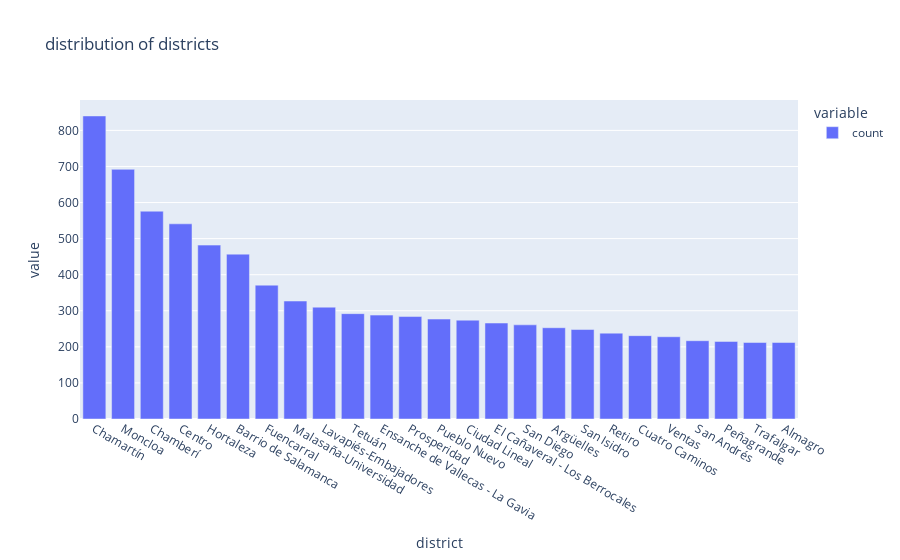

Notebook cell for this chart:
### Code cell
px.bar(data_frame = my_data['district'].value_counts().head(25) , title = 'distribution of districts')

### Figure 1 — Plotly figure (JSON) as saved in the notebook; plotly's stock layout.template omitted (floating-point values rounded to 4 significant figures)
{"data": [{"alignmentgroup": "True", "hovertemplate": "variable=count<br>district=%{x}<br>value=%{y}<extra></extra>", "legendgroup": "count", "marker": {"color": "#636efa", "pattern": {"shape": ""}}, "name": "count", "offsetgroup": "count", "orientation": "v", "showlegend": true, "textposition": "auto", "type": "bar", "x": ["Chamartín", "Moncloa", "Chamberí", "Centro", "Hortaleza", "Barrio de Salamanca", "Fuencarral", "Malasaña-Universidad", "Lavapiés-Embajadores", "Tetuán", "Ensanche de Vallecas - La Gavia", "Prosperidad", "Pueblo Nuevo", "Ciudad Lineal", "El Cañaveral - Los Berrocales", "San Diego", "Argüelles", "San Isidro", "Retiro", "Cuatro Caminos", "Ventas", "San Andrés", "Peñagrande", "Trafalgar", "Almagro"], "xaxis": "x", "y": [840, 692, 576, 541, 482, 457, 371, 327, 310, 292, 288, 284, 277, 274, 266, 261, 253, 248, 238, 231, 228, 217, 215, 212, 212], "yaxis": "y"}], "layout": {"barmode": "relative", "legend": {"title": {"text": "variable"}, "tracegroupgap": 0}, "title": {"text": "distribution of districts"}, "xaxis": {"anchor": "y", "domain": [0, 1], "title": {"text": "district"}}, "yaxis": {"anchor": "x", "domain": [0, 1], "title": {"text": "value"}}}}
